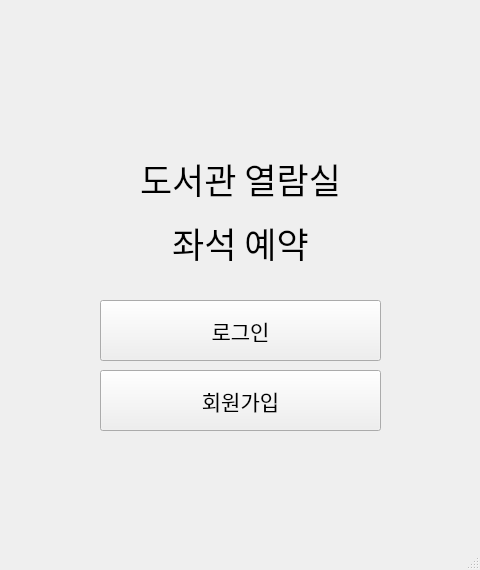
<?xml version="1.0" encoding="UTF-8"?>
<ui version="4.0">
 <class>MainWindow</class>
 <widget class="QMainWindow" name="MainWindow">
  <property name="geometry">
   <rect>
    <x>0</x>
    <y>0</y>
    <width>480</width>
    <height>570</height>
   </rect>
  </property>
  <property name="font">
   <font>
    <family>경기천년제목 Medium</family>
    <pointsize>36</pointsize>
    <weight>75</weight>
    <bold>true</bold>
   </font>
  </property>
  <property name="windowTitle">
   <string>MainWindow</string>
  </property>
  <widget class="QWidget" name="centralwidget">
   <widget class="QPushButton" name="login">
    <property name="geometry">
     <rect>
      <x>100</x>
      <y>300</y>
      <width>281</width>
      <height>61</height>
     </rect>
    </property>
    <property name="font">
     <font>
      <family>경기천년제목 Medium</family>
      <pointsize>16</pointsize>
      <weight>50</weight>
      <bold>false</bold>
     </font>
    </property>
    <property name="text">
     <string>로그인</string>
    </property>
    <property name="autoDefault">
     <bool>false</bool>
    </property>
    <property name="flat">
     <bool>false</bool>
    </property>
   </widget>
   <widget class="QPushButton" name="join">
    <property name="geometry">
     <rect>
      <x>100</x>
      <y>370</y>
      <width>281</width>
      <height>61</height>
     </rect>
    </property>
    <property name="font">
     <font>
      <family>경기천년제목 Medium</family>
      <pointsize>16</pointsize>
      <weight>50</weight>
      <bold>false</bold>
     </font>
    </property>
    <property name="text">
     <string>회원가입</string>
    </property>
   </widget>
   <widget class="QWidget" name="verticalLayoutWidget">
    <property name="geometry">
     <rect>
      <x>50</x>
      <y>150</y>
      <width>381</width>
      <height>121</height>
     </rect>
    </property>
    <layout class="QVBoxLayout" name="verticalLayout_2">
     <item>
      <widget class="QLabel" name="label">
       <property name="font">
        <font>
         <family>경기천년제목 Medium</family>
         <pointsize>26</pointsize>
         <weight>50</weight>
         <bold>false</bold>
        </font>
       </property>
       <property name="text">
        <string>도서관 열람실</string>
       </property>
       <property name="textFormat">
        <enum>Qt::AutoText</enum>
       </property>
       <property name="alignment">
        <set>Qt::AlignCenter</set>
       </property>
       <property name="margin">
        <number>-1</number>
       </property>
      </widget>
     </item>
     <item>
      <widget class="QLabel" name="label_2">
       <property name="font">
        <font>
         <family>경기천년제목 Medium</family>
         <pointsize>26</pointsize>
         <weight>50</weight>
         <bold>false</bold>
        </font>
       </property>
       <property name="text">
        <string>좌석 예약</string>
       </property>
       <property name="textFormat">
        <enum>Qt::AutoText</enum>
       </property>
       <property name="alignment">
        <set>Qt::AlignCenter</set>
       </property>
       <property name="margin">
        <number>-1</number>
       </property>
      </widget>
     </item>
    </layout>
   </widget>
  </widget>
  <widget class="QStatusBar" name="statusbar"/>
 </widget>
 <resources/>
 <connections>
  <connection>
   <sender>login</sender>
   <signal>clicked()</signal>
   <receiver>MainWindow</receiver>
   <slot>system_login()</slot>
   <hints>
    <hint type="sourcelabel">
     <x>338</x>
     <y>331</y>
    </hint>
    <hint type="destinationlabel">
     <x>423</x>
     <y>336</y>
    </hint>
   </hints>
  </connection>
  <connection>
   <sender>join</sender>
   <signal>clicked()</signal>
   <receiver>MainWindow</receiver>
   <slot>system_join()</slot>
   <hints>
    <hint type="sourcelabel">
     <x>358</x>
     <y>425</y>
    </hint>
    <hint type="destinationlabel">
     <x>427</x>
     <y>400</y>
    </hint>
   </hints>
  </connection>
 </connections>
 <slots>
  <slot>system_login()</slot>
  <slot>system_join()</slot>
 </slots>
</ui>
